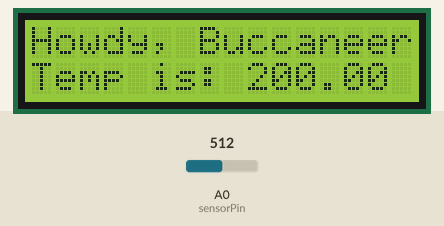
Recording of a sketch running on a simulated Arduino Uno, built with avr-gcc and run on an emulated ATmega328P. Shown: 16×2 character LCD. The inputs (shaded band) are chosen by the test bench; at power-on: A0 (sensorPin) = 512.

Above: at 1.2 s.
1.3 s: A0 (sensorPin) set to 716
At 1.9 s:
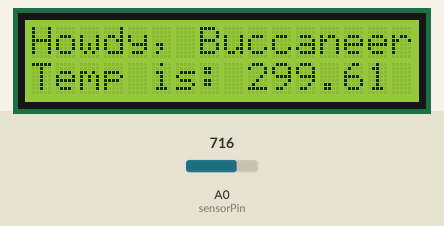
3.0 s: A0 (sensorPin) set to 900
At 3.8 s:
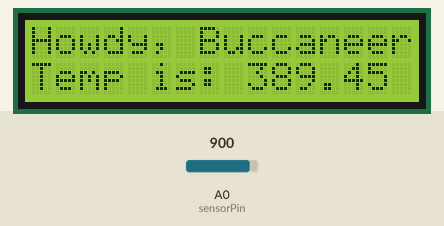
4.6 s: A0 (sensorPin) set to 1023
At 5.7 s:
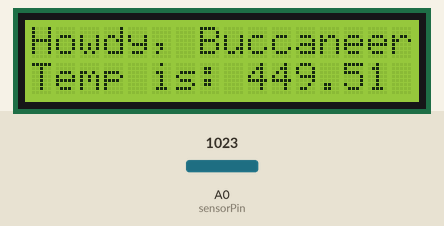
Timing chart, 0 to 7.6 s (numbered marks = the images above; inputs shaded):
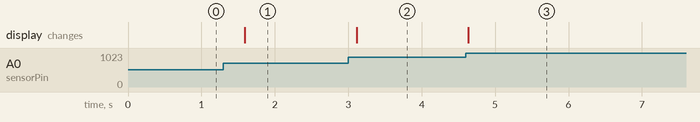

Measured:
- after the input at 1.3 s, the display: changes after 0.29 s (image 1)
- after the input at 3.0 s, the display: changes after 0.11 s (image 2)
- after the input at 4.6 s, the display: changes at once (image 3)

The sketch:

thermometer.ino
```cpp
#include <LiquidCrystal.h>

LiquidCrystal lcd(12, 11, 5, 4, 3, 2);


double temp;

const int switchPin = 6;
int switchState = 0;
int prevSwitchState = 0;
int reply;

// Analog input from temperature sensor
const int sensorPin = A0;

struct lines {
  String one;
  String two;
};

struct lines get(double temp) {
  struct lines res;
  res.one = "Howdy, Buccaneer!";
  res.two = "Temp is: " + String(temp);
  return res;
}

void setup() {
  lcd.begin(16, 2);
  pinMode(switchPin, INPUT);

  Serial.begin(9600);
}

void loop() {
  int sensorVal = analogRead(sensorPin);
  temp = (double)sensorVal / 1024;
  temp = temp * 5;
  temp = temp - 0.5;
  temp = temp * 100;

  struct lines a = get(temp);

  lcd.clear();
  lcd.setCursor(0, 0);
  lcd.print(a.one);
  lcd.setCursor(0, 1);
  lcd.print(a.two);
  delay(500);
}
```
